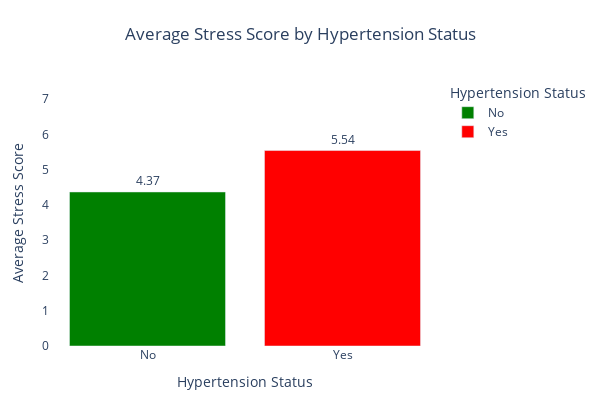

This figure's notebook cell:
### Markdown cell above
# STRESS SCORE

### Code cell
# Calculate average stress score by hypertension status
stress_avg = data.groupby("Has_Hypertension")["Stress_Score"].mean().reset_index()

# Create bar chart
fig = px.bar(
    stress_avg,
    x="Has_Hypertension",
    y="Stress_Score",
    color="Has_Hypertension",
    color_discrete_map={"Yes": "red", "No": "green"},
    text="Stress_Score",
    labels={
        "Has_Hypertension": "Hypertension Status",
        "Stress_Score": "Average Stress Score"
    },
    title="Average Stress Score by Hypertension Status"
)

# Show values on bars
fig.update_traces(
    texttemplate='%{text:.2f}',
    textposition='outside'
)

# Layout optimized for Word documents
fig.update_layout(
    width=600,
    height=400,
    paper_bgcolor='white',
    plot_bgcolor='white',
    yaxis=dict(
        title="Average Stress Score",
        range=[0, stress_avg["Stress_Score"].max() + 2]  # headroom for labels
    ),
    xaxis=dict(title="Hypertension Status"),
    title=dict(x=0.5),
    uniformtext_minsize=8,
    uniformtext_mode='hide',
    margin=dict(l=50, r=50, t=80, b=50)
)

fig.show()

### Figure 1 — Plotly figure (JSON) as saved in the notebook; plotly's stock layout.template omitted (floating-point values rounded to 4 significant figures)
{"data": [{"hovertemplate": "Hypertension Status=%{x}<br>Average Stress Score=%{text}<extra></extra>", "legendgroup": "No", "marker": {"color": "green", "pattern": {"shape": ""}}, "name": "No", "orientation": "v", "showlegend": true, "text": [4.368], "textposition": "outside", "texttemplate": "%{text:.2f}", "type": "bar", "x": ["No"], "xaxis": "x", "y": [4.368], "yaxis": "y"}, {"hovertemplate": "Hypertension Status=%{x}<br>Average Stress Score=%{text}<extra></extra>", "legendgroup": "Yes", "marker": {"color": "red", "pattern": {"shape": ""}}, "name": "Yes", "orientation": "v", "showlegend": true, "text": [5.544], "textposition": "outside", "texttemplate": "%{text:.2f}", "type": "bar", "x": ["Yes"], "xaxis": "x", "y": [5.544], "yaxis": "y"}], "layout": {"barmode": "relative", "height": 400, "legend": {"title": {"text": "Hypertension Status"}, "tracegroupgap": 0}, "margin": {"b": 50, "l": 50, "r": 50, "t": 80}, "paper_bgcolor": "white", "plot_bgcolor": "white", "title": {"text": "Average Stress Score by Hypertension Status", "x": 0.5}, "uniformtext": {"minsize": 8, "mode": "hide"}, "width": 600, "xaxis": {"anchor": "y", "categoryarray": ["No", "Yes"], "categoryorder": "array", "domain": [0, 1], "title": {"text": "Hypertension Status"}}, "yaxis": {"anchor": "x", "domain": [0, 1], "range": [0, 7.544], "title": {"text": "Average Stress Score"}}}}
